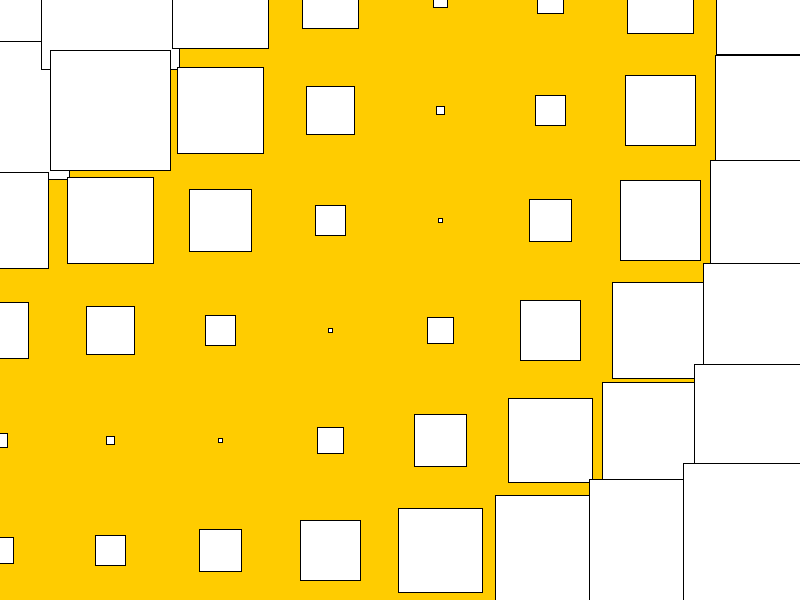
Frame 1 (no input)
Frame 60 (the mouse pressed at the canvas centre just before this capture): identical to frame 1, image omitted
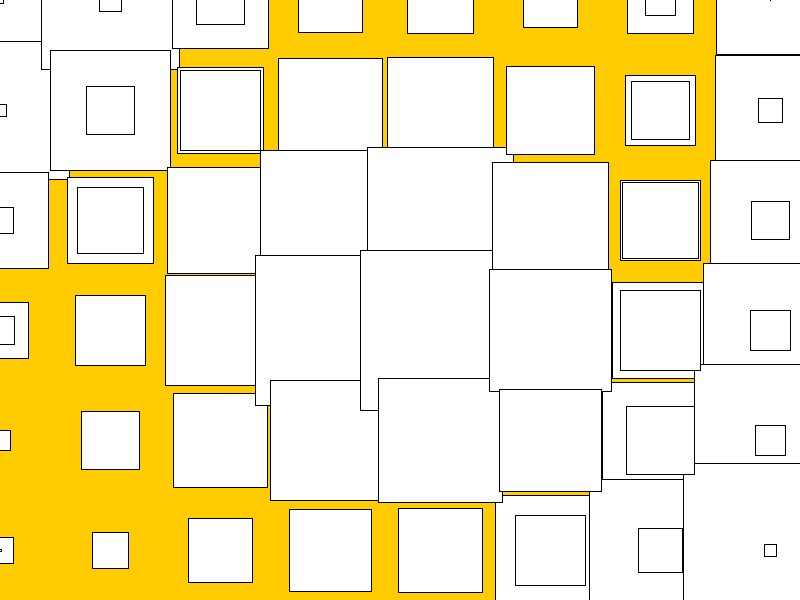
Frame 120 (the mouse held since frame 60 and released just before this capture)

The Processing sketch that drew these frames (run headless with seeded random() and noise(); from frame 60 on, the mouse is pressed at the canvas centre):

// Processing sketch: processing_953
// ── processing_953.pde

// Sinan Tok 050411037 grafik tasarım stgalatasaray1905@gmail.com
// Kürşat Sandıkçı 050411031 grafik tasarım qrsad53@yahoo.com
// Ersoy Bölükbaşı 050411018 grafik tasarım ersoybolukbasi@gmail.com
// Barbaros Kurt 050411027 grafik tasarım barbaroskurtbkurt@hotmail.com

// karesel çakışmaların insan üzerinde ki etkisiyle göz yanılmaları



void setup() {
  background(255, 204, 0);
  size(800 , 600);
}

void draw(){
  
    for (int x = 0; x < 800; x += 110) { 
    for (int y = 0; y < 600; y += 110) { 
 
      int r = (int) (15 * (6.0 - dist(x, y, mouseX, mouseY) / 80)); 
       
      ciz (x, y, r); 
    } 
  } 

  }
void ciz(int x, int y, int r) { 
  rectMode(CENTER); 
  rect(x, y, r*2, r*2); 
} 
